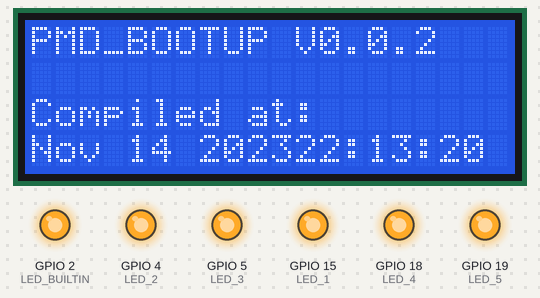
The sketch below on a simulated ESP32. Shown: 20×4 character LCD, output pins drawn as LEDs (lit = HIGH). The audio player accepts every command and is not drawn; what the sketch prints to the serial monitor is not drawn.

Above: at 0.7 s.
At 8.05 s:
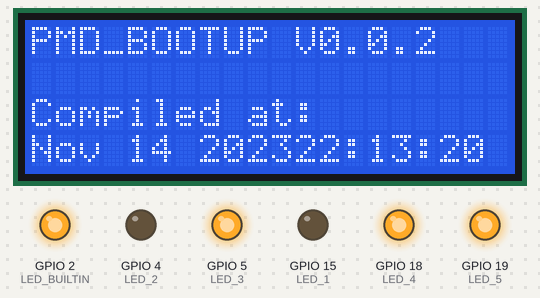
At 10.81 s:
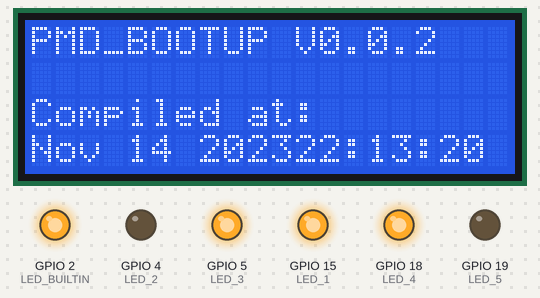
At 19.31 s:
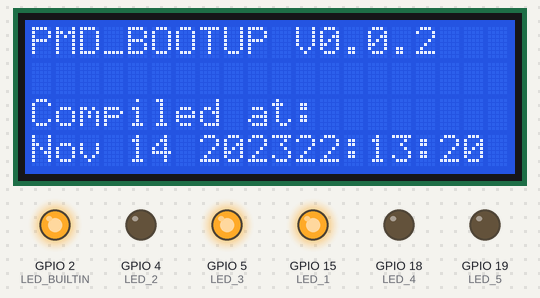
At 29.07 s:
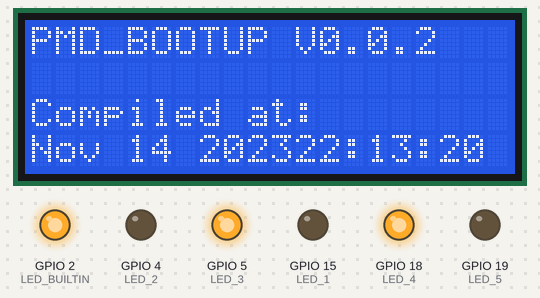
At 38.32 s:
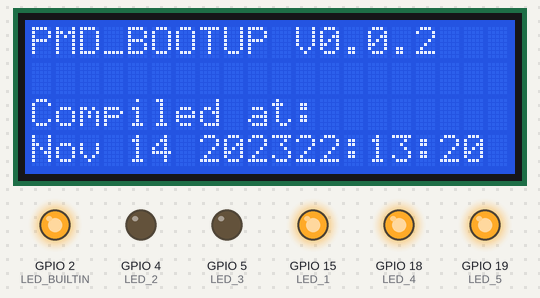
Timing chart, 0 to 40.0 s (numbered marks = the images above):
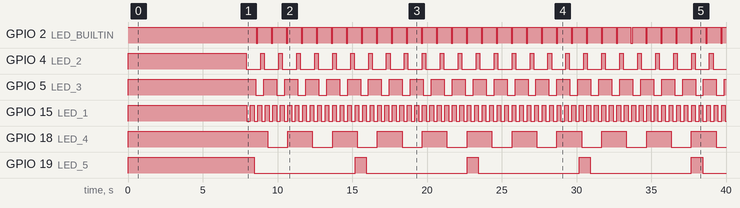

Measured:
- by itself, GPIO 2 (LED_BUILTIN): alternates HIGH for 0.90 s and LOW for 0.10 s
- by itself, GPIO 4 (LED_2): alternates HIGH for 0.24 s and LOW for 0.96 s
- by itself, GPIO 5 (LED_3): alternates HIGH for 0.87 s and LOW for 0.53 s
- by itself, GPIO 15 (LED_1): alternates HIGH for 0.25 s and LOW for 0.25 s
- by itself, GPIO 18 (LED_4): alternates HIGH for 1.7 s and LOW for 1.3 s
- by itself, GPIO 19 (LED_5): alternates HIGH for 0.75 s and LOW for 6.8 s

The sketch:

PMD_BOOTUP.ino
```cpp
#define PROG_NAME "PMD_BOOTUP"
// Author: Nagham Kheir
// Date: 20250222
// A PMD BootUp, Similar to Do Nothing but Serial Splash, LCD Test, LCD Splash, DFPlayer Test, DFPlayer Splash, BootButton Test for stuck key. Loop() has only non blocking code.
// https://github.com/PubInv/krake/issues/158
// Hardware: Homework2 20240421

// Customized this by changing these defines

#define VERSION " V0.0.2 "
#define MODEL_NAME "Model: HW2_BOOTUP"
#define DEVICE_UNDER_TEST "SN: 00001"  //A Serial Number
#define LICENSE "GNU Affero General Public License, version 3 "
#define ORIGIN "LB"

#define BAUDRATE 115200  //Serial port

#include <Wire.h>
#include <LiquidCrystal_I2C.h>
int lcdColumns = 20;
int lcdRows = 4;
LiquidCrystal_I2C lcd(0x3F, lcdColumns, lcdRows);


// Some PMD Hardware

// Pins for switches and LEDs and more
#define BOOT_BUTTON 0
const int LED_BUILTIN = 2;
const int LED_1 = 15;
const int LED_2 = 4;
const int LED_3 = 5;
const int LED_4 = 18;
const int LED_5 = 19;

//Claases defined below
class Flasher {
  // Class Member Variables
  // These are initialized at startup
  int ledPin;    // the number of the LED pin
  long OnTime;   // milliseconds of on-time
  long OffTime;  // milliseconds of off-time

  // These maintain the current state
  int ledState;                  // ledState used to set the LED
  unsigned long previousMillis;  // will store last time LED was updated

  // Constructor - creates a Flasher
  // and initializes the member variables and state
public:
  Flasher(int pin, long on, long off) {
    ledPin = pin;
    pinMode(ledPin, OUTPUT);

    OnTime = on;
    OffTime = off;

    ledState = LOW;
    previousMillis = 0;
  }

  void Update() {  // defining a member function of the Flasher class
    // check to see if it's time to change the state of the LED
    unsigned long currentMillis = millis();

    if ((ledState == HIGH) && (currentMillis - previousMillis >= OnTime)) {
      ledState = LOW;                  // Turn it off
      previousMillis = currentMillis;  // Remember the time
      digitalWrite(ledPin, ledState);  // Update the actual LED
    } else if ((ledState == LOW) && (currentMillis - previousMillis >= OffTime)) {
      ledState = HIGH;                 // turn it on
      previousMillis = currentMillis;  // Remember the time
      digitalWrite(ledPin, ledState);  // Update the actual LED
    }
  }
};


void serialSplash(void) {
  //Serial splash
  Serial.println(F("==================================="));
  Serial.print(PROG_NAME);
  Serial.println(VERSION);
  Serial.println(MODEL_NAME);
  Serial.println(DEVICE_UNDER_TEST);
  Serial.print(F("Compiled at: "));
  Serial.println(F(__DATE__ " " __TIME__));  //compile date that is used for a unique identifier
  Serial.println(LICENSE);
  Serial.println(F("==================================="));
  Serial.println();
}

//Defining the behavior
// Flasher led1(ledpin#, on time, off time);
Flasher led1(LED_1, 250, 250);                          // LED 1 blinks 0.5 period and 50% duty cycle
Flasher led2(LED_2, 1200 * 20 / 100, 1200 * 80 / 100);  // LED 2 blinks 1.2 period and 20% duty cycle
Flasher led3(LED_3, 1400 * 62 / 100, 1400 * 38 / 100);  // LED 3 blinks 1.4 period and 62% duty cycle
Flasher led4(LED_4, 3000 * 55 / 100, 3000 * 45 / 100);  // LED 4 blinks 3.0 period and 55% duty cycle
Flasher led5(LED_5, 7500 * 10 / 100, 7500 * 90 / 100);  // LED 5 blinks 7.5 period and 10% duty cycle

// The Setup

void setup() {

  //setting GPIO to initial values
  pinMode(LED_BUILTIN, OUTPUT);     // set the LED pin mode
  digitalWrite(LED_BUILTIN, HIGH);  // turn the LED on (HIGH is the voltage level)
  pinMode(LED_1, OUTPUT);           // set the LED pin mode
  digitalWrite(LED_1, HIGH);        // turn the LED on (HIGH is the voltage level)
  pinMode(LED_2, OUTPUT);           // set the LED pin mode
  digitalWrite(LED_2, HIGH);        // turn the LED on (HIGH is the voltage level)
  pinMode(LED_3, OUTPUT);           // set the LED pin mode
  digitalWrite(LED_3, HIGH);        // turn the LED on (HIGH is the voltage level)
  pinMode(LED_4, OUTPUT);           // set the LED pin mode
  digitalWrite(LED_4, HIGH);        // turn the LED on (HIGH is the voltage level)
  pinMode(LED_5, OUTPUT);           // set the LED pin mode
  digitalWrite(LED_5, HIGH);        // turn the LED on (HIGH is the voltage level)

  Serial.begin(BAUDRATE);
  while (!Serial) {
    ;  // wait for serial port to connect. Needed for native USB
  }
  delay(500);

  //Serial splash
  serialSplash();

  I2cScanner();
  testI2cAdress();
  LCD_setup();
  LCD_Splash();

  DFP_Test();
  DFPlayerSplash();


  // More setup code here

  digitalWrite(LED_1, LOW);        //Make built in LED low at end of setup.
  digitalWrite(LED_2, LOW);        //Make built in LED low at end of setup.
  digitalWrite(LED_3, LOW);        //Make built in LED low at end of setup.
  digitalWrite(LED_4, LOW);        //Make built in LED low at end of setup.
  digitalWrite(LED_5, LOW);        //Make built in LED low at end of setup.
  digitalWrite(LED_BUILTIN, LOW);  //Make built in LED low at end of setup.
}
//end setup()

void loop() {


  // More loop code here
  // menu_options();
  // DFPoutputControl();
  wink();  // Heart beat aka activity indicator LED function.
  led1.Update();
  led2.Update();
  led3.Update();
  led4.Update();
  led5.Update();

}  //end loop()
```

DFPlayerTest.ino
```cpp
#define BAUD_DFPLAYER 9600

#include <DFRobotDFPlayerMini.h>

HardwareSerial mySerial1(2);  // Use UART2
DFRobotDFPlayerMini dfPlayer;

const int trac1 = 1;
const int trac2 = 2;


void DFP_Test() {

  // Check if the module is responding and if the SD card is found
  Serial.println(F("Initializing DFPlayer module. UART2 Begin..."));

  mySerial1.begin(BAUD_DFPLAYER, SERIAL_8N1, 16, 17);
  while (!mySerial1) {
    ;  // wait for DFPlayer serial port to connect.
  }
  // Essential Initialize of DFPlayer Mini
  Serial.println("DFPlayer begin with ACK and Reset");
  dfPlayer.begin(mySerial1, true, true);  // (Stream &stream, bool isACK, bool doReset)

  //  delay(30);
  //  Serial.println("Reset DFPlayer.");
  dfPlayer.reset();
  delay(3000);
  Serial.println("Begin DFPlayer again.");
  if (!dfPlayer.begin(mySerial1, true, true)) {
    Serial.println("DFPlayer Mini not detected or not working.");
    while (true)
      ;  // Stop execution
  }
  Serial.println("DFPlayer Mini detected!");

  // delay(3000);  //Required for volum to set

  // dfPlayer.setTimeOut(500);  // Set serial communictaion time out 500ms
  // delay(100);
}


void DFPlayerSplash(void) {


 //  // Set volume (0 to 30)
  //  dfPlayer.volume(30);       // Set initial volume max
  dfPlayer.volume(5);  // Set initial volume low
  delay(3000);
  Serial.print("Volume is set to: ");
  // digitalWrite(LED_D6, HIGH);             //Start of volume read.
  Serial.println(dfPlayer.readVolume());  //Causes program lock up
  // digitalWrite(LED_D6, LOW);              //End of volume read.
  Serial.println("Play a track");
  dfPlayer.play(4);


}
```

I2cTest.ino
```cpp
// (licence header left out)
byte I2C_address = 0x3F;


//functions defined below
void testI2cAdress(void) {
  Wire.begin();
  Wire.beginTransmission(I2C_address);
  byte error;
  error = Wire.endTransmission();

  if (error == 0) {
    Serial.print("I2C device found at address 0x");
    if (I2C_address < 16) {
      Serial.print("0");
    }
    Serial.println(I2C_address, HEX);
  } else {
    Serial.print("I2C device not found");
  }
}


void I2cScanner(void) {
  Wire.begin();
  byte error, address;
  int nDevices;
  Serial.println("Scanning...");
  nDevices = 0;
  for (address = 1; address < 127; address++) {
    Wire.beginTransmission(address);
    error = Wire.endTransmission();
    if (error == 0) {
      Serial.print("I2C device found at address 0x");
      if (address < 16) {
        Serial.print("0");
      }
      Serial.println(address, HEX);
      nDevices++;
    } else if (false) {
      //  else if (error == 4) {
      Serial.print("Unknow error at address 0x");
      if (address < 16) {
        Serial.print("0");
      }
      Serial.println(address, HEX);
    }
  }
  if (nDevices == 0) {
    Serial.println("No I2C devices found\n");
  } else {
    Serial.println("done\n");
  }
  Serial.print("Number of Devices found: ");
  Serial.println(nDevices);

}
```

Wink.ino
```cpp
// (licence header left out)
// Heart beat aka activity indicator LED.
//Set LED for Uno or ESP32 Dev Kit on board blue LED.
//const int LED_BUILTIN = 2;    // ESP32 Kit

//const int LED_BUILTIN = 13;    //Not really needed for Arduino UNO it is defined in library
const int HIGH_TIME_LED = 900;
const int LOW_TIME_LED = 100;
unsigned long lastLEDtime = 0;
unsigned long nextLEDchange = 100; //time in ms.

//Wink the LED
void wink(void) {
  if (((millis() - lastLEDtime) > nextLEDchange) || (millis() < lastLEDtime)) {
    if (digitalRead(LED_BUILTIN) == LOW) {
      digitalWrite(LED_BUILTIN, HIGH);   // turn the LED on (HIGH is the voltage level)
      nextLEDchange = HIGH_TIME_LED;
    } else {
      digitalWrite(LED_BUILTIN, LOW);   // turn the LED on (HIGH is the voltage level)
      nextLEDchange = LOW_TIME_LED;
    }
    lastLEDtime = millis();
  }
}//end LED wink
```

audioControl.ino
```cpp
// void DFPoutputControl(void) {

//   // Serial communication with the module
//   mySoftwareSerial.begin(9600);

//   // Waits for data entry via serial
//   while (Serial.available() > 0) {
//     command = Serial.read();

//     // Play from first 9 files
//     if ((command >= '1') && (command <= '5')) {
//       Serial.print("Music reproduction: ");
//       Serial.println(command);
//       command = command - '0';
//       myDFPlayer.play(command);
//       myDFPlayer.enableLoop();
//       trackPlaying = true;
//       menu_options();
//     }

//     // Toggle repeat mode
//     if (command == 'r') {
//       myDFPlayer.enableLoop();
//       Serial.println("Repeat mode enabled.");
//     }

//     // Pause or resume
//     if (command == 'p') {
//       if (trackPlaying) {
//         myDFPlayer.pause();
//         trackPlaying = false;
//         Serial.println("Paused. Press 'p' again to resume or select another track.");
//       } else {
//         myDFPlayer.start();
//         trackPlaying = true;
//         Serial.println("Resumed.");
//       }
//       menu_options();
//     }

//     // Set volume
//     if (command == 'v') {
//       if (Serial.available() > 0) {
//         int myVolume = Serial.parseInt();
//         if (myVolume >= 0 && myVolume <= 30) {
//           myDFPlayer.volume(myVolume);
//           Serial.print("Current Volume: ");
//           Serial.println(myDFPlayer.readVolume());
//         } else {
//           Serial.println("Invalid volume level, choose a number between 0-30.");
//         }
//       }
//     }

//     // Increases volume
//     if (command == '+') {
//       myDFPlayer.volumeUp();
//       Serial.print("Current Volume: ");
//       Serial.println(myDFPlayer.readVolume());
//       menu_options();
//     }

//     // Decreases volume
//     if (command == '-') {
//       myDFPlayer.volumeDown();
//       Serial.print("Current Volume: ");
//       Serial.println(myDFPlayer.readVolume());
//       menu_options();
//     }
//   }

//   // Check if the track is still playing and restart if it's not
//   if (trackPlaying && !myDFPlayer.available()) {
//     myDFPlayer.play();
//   }
// }

// void menu_options() {
//   Serial.println();
//   Serial.println(F("=================================================================================================================================="));
//   Serial.println(F("Commands:"));
//   Serial.println(F(" [1-5] To select the MP3 file"));
//   Serial.println(F(" [p] pause/resume"));
//   Serial.println(F(" [vX] set volume to X"));
//   Serial.println(F(" [+ or -] increases or decreases the volume"));
//   Serial.println(F(" [r] enable repeat mode"));
//   Serial.println();
//   Serial.println(F("================================================================================================================================="));
// }
```

LCD.ino
```cpp
// #include <LiquidCrystal_I2C.h>
// #include <Wire.h>

// set the LCD number of columns and rows
// int lcdColumns = 20;
// int lcdRows = 4;

// set LCD address, number of columns and rows
// if you don't know your display address, run an I2C scanner sketch


//LiquidCrystal_I2C lcd(LCD_ADDRESS, 20, 4);
// LiquidCrystal_I2C lcd(0x3F, lcdColumns, lcdRows);

void LCD_setup() {
  lcd.init();  // initialize the lcd
  // Print a message to the LCD.
  lcd.backlight();
  lcd.setCursor(0, 0);
  // lcd.print("Hello, Public Invention!qwertyuiopasdfghjklzxcvbnmqwertyuiopasdfghjklzxcvbnmqwertyuiopasdfghjklzxcvbnmqwer");
  // lcd.print("Hello, Public Invention!qwertyuiopasdfghjklzxcvbnmqwertyuiopasdfghjklzxcvbnmqwertyuiopasdfghjklzxcvbnmqwer0123456789");
  // lcd.print("wwwwwwwww/xxxxxxxxx/yyyyyyyyy/zzzzzzzzz/wwwwwwwww/xxxxxxxxx/yyyyyyyyy/zzzzzzzzz/");
  // lcd.print("The quick brown fox jumps over the lazy dog near the river at sunset today!testlcd");
  // lcd.print("The quick brown fox jumps over the lazy dog near the river at sunset today!test0");
  // delay(1000);
  // lcd.print("123456789");
}

void LCD_Splash(void) {
  // lcd.print("wwwwwwwww/xxxxxxxxx/yyyyyyyyy/zzzzzzzzz/wwwwwwwww/xxxxxxxxx/yyyyyyyyy/zzzzzzzzz/");
  lcd.clear();
  lcd.setCursor(0, 0);  // home cursor
  lcd.print(PROG_NAME);
  lcd.print(VERSION);
  // delay(5000);
  lcd.setCursor(0, 2);  //set cursor (culomn,raw)
  // lcd.print(MODEL_NAME);
  // lcd.print(DEVICE_UNDER_TEST);
  lcd.print(F("Compiled at: "));
  lcd.setCursor(0, 3);  //set cursor (culomn,raw)
  lcd.print(F(__DATE__ "" __TIME__));  //compile date that is used for a unique identifier
  // lcd.print(LICENSE);
}
```
